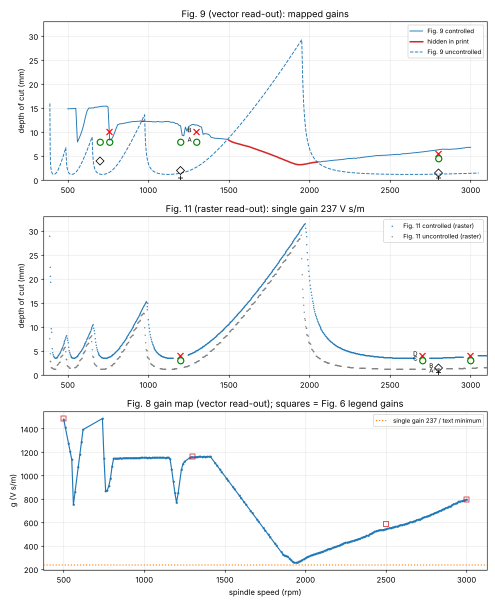
#> input picture ozsoy2026/verification/targets/targets_overview.png, 990 x 1210 px (shown at 1/2 size)
$ python ticks.py ../../../ozsoy2026/verification/targets/targets_overview.png ../../../ozsoy2026/verification/targets/targets_overview.png
#> lines starting #> are read from the running program, lines starting #| are printed output that depends on the picture
import sys
from PIL import Image
import numpy as np
path=sys.argv[1]; panel=sys.argv[2]
rgb=np.array(Image.open(path).convert('RGB')).astype(int); im=rgb.mean(axis=2)
H,W=im.shape; y0p=H//2; x0p=0 if panel=='left' else W//2
#> after `H, W = im.shape`: H = 1210; W = 990
#> after `y0p = H // 2`: y0p = 605
#> after `x0p = 0 if panel == 'left' else W // 2`: x0p = 495
sub=im[y0p:, x0p:x0p+W//2]; dark=sub<90; h,w=sub.shape
#> after `sub = im[y0p:, x0p:x0p + W // 2]`:
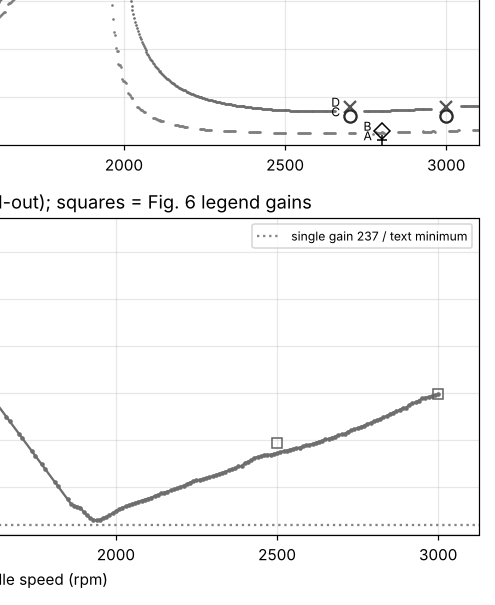
#> sub: shape (605, 495) float64; min 0, max 255, mean 247.7
#> after `dark = sub < 90`:
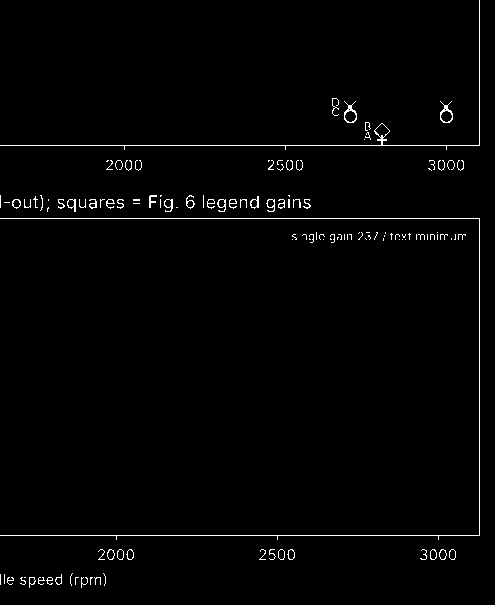
#> dark: shape (605, 495) bool; 1.4% white in thin lines or dots
#> after `h, w = sub.shape`: h = 605; w = 495
rows=[y for y in range(h) if dark[y].sum()>0.6*w*0.7]
#> rows = [145, 218, 535]
cols=[x for x in range(w) if dark[:,x].sum()>0.6*h*0.8]
#> cols = [479]
top,bot=min(rows),max(rows); lef=min(cols); rig=min([c for c in cols if c-lef>200])
#> after `top, bot = (min(rows), max(rows))`: top = 145; bot = 535
#> after `lef = min(cols)`: lef = 479
#> (the run stopped early here; a loop or call above may not have finished)
